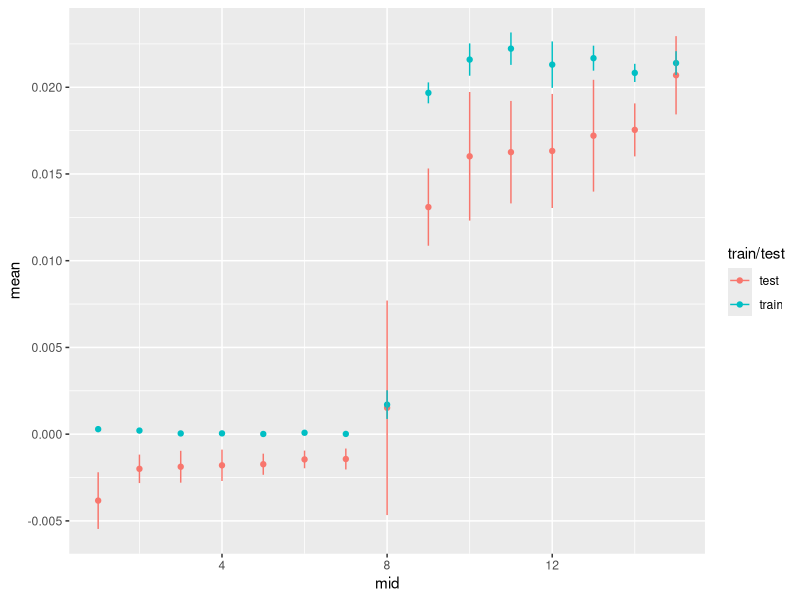
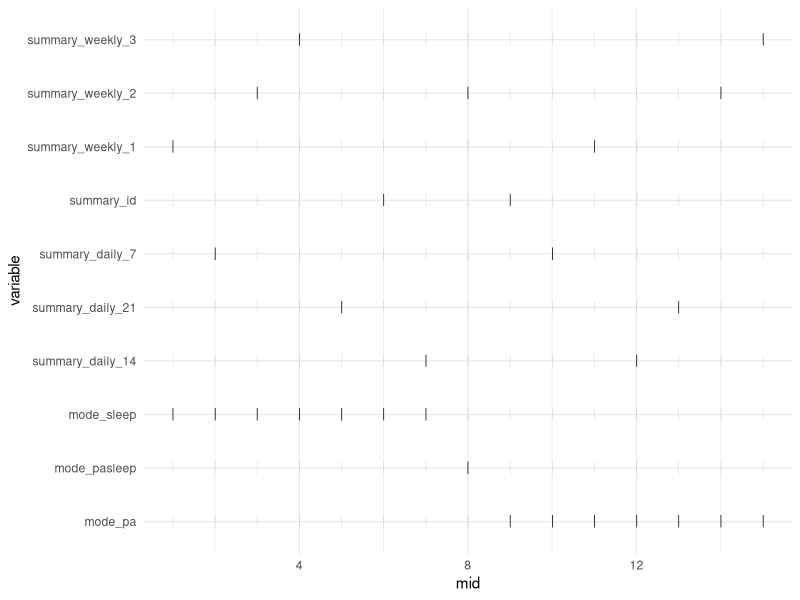
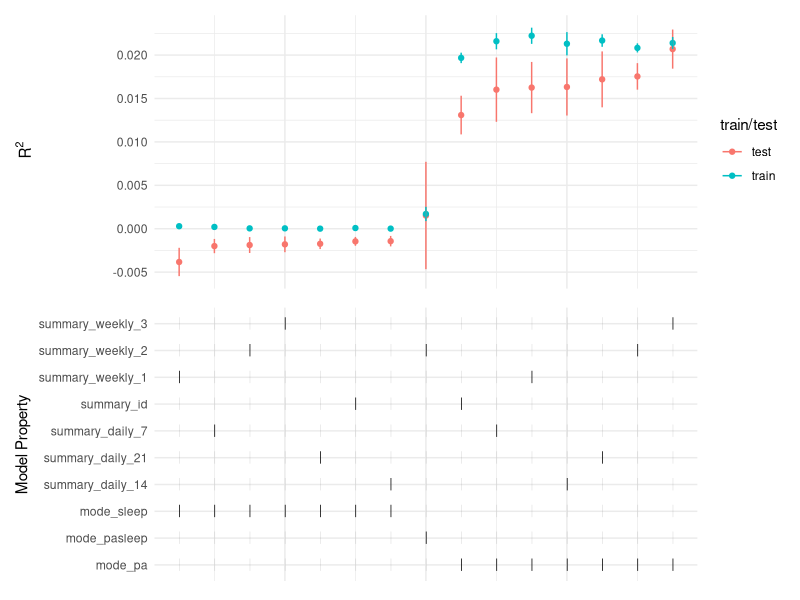

Source code (R) for these figures, in order:
## ---- chunk 1
knitr::opts_chunk$set(echo = TRUE)
library(data.table)
library(ggplot2)
## ---- chunk 2
scores <- fread('model_train_test_scores.csv')
scores[, c('cv_iter', 'time') := list(
  ifelse(cv_iter == '', time, cv_iter),
  ifelse(cv_iter == '', '', time))]

# scores[, score_test := fifelse(score_test < 0, 0, qnorm(score_test))]
# scores[, score_train := fifelse(score_train < 0, 0, qnorm(score_train))]
scores_summary <- scores[, list(mean_train = mean(score_train),
                                mean_test = mean(score_test),
                                se_train = sd(score_train) / sqrt(.N),
                                se_test = sd(score_test) / sqrt(.N)),
                         by = c('mode', 'summary', 'time')]
scores_summary[, c('l_train', 'u_train',
                   'l_test', 'u_test') := list(
                     mean_train - 2*se_train,
                     mean_train + 2*se_train,
                     mean_test - 2*se_test,
                     mean_test + 2*se_test)]
setorder(scores_summary, mean_test)
scores_summary[, mid := 1:.N]
scores_summary_l <- melt(scores_summary, id.vars = c('mode', 'summary', 'time', 'mid'))
scores_summary_l[, c('variable', 'train/test') := list(gsub('(.*)_(.*)', '\\1', variable),
                                                 gsub('(.*)_(.*)', '\\2', variable))]
scores_summary_w <- dcast(scores_summary_l, ... ~ variable)
ggplot(scores_summary_w, aes(x = mid, y = mean, group = `train/test`, color = `train/test`)) + 
  geom_point() + 
  geom_errorbar(aes(ymin = l, ymax = u), width = 0)

model_summary <- unique(scores_summary_w[, c('mode', 'summary', 'time', 'mid')])
model_summary[, time := ifelse(time == '', '', paste0('_', time))]
model_summary[, c('summary', 'time') := list(paste0(summary, time), NULL)]
model_summary_l <- melt(model_summary, id.vars = 'mid')
model_summary_l[, tick := 1]
model_summary_l[, c('variable', 'value') := list(paste(variable, value, sep = '_'), NULL)]
model_summary_w <- dcast(model_summary_l, ... ~ variable, value.var = 'tick', fill = 0)
model_summary_w_l <- melt(model_summary_w, id.vars = 'mid')
ggplot(model_summary_w_l, aes(x = mid, y = variable)) + 
  geom_point(aes(alpha = as.factor(value)), shape = '|', size = 3) +
  theme_minimal() + 
  theme(legend.position = 'none')

library(patchwork)
ggplot(scores_summary_w, aes(x = mid, y = mean, group = `train/test`, color = `train/test`)) + 
  geom_point() + 
  geom_errorbar(aes(ymin = l, ymax = u), width = 0) + 
  labs(y = ~R^2) + 
  theme_minimal() + 
  theme(axis.text.x = element_blank(),
        axis.title.x = element_blank()) + 
ggplot(model_summary_w_l, aes(x = mid, y = variable)) + 
  geom_point(aes(alpha = as.factor(value)), shape = '|', size = 3) +
  theme_minimal() + 
  theme(legend.position = 'none',
        axis.text.x = element_blank(),
        axis.title.x = element_blank()) +
  labs(y = 'Model Property') + 
plot_layout(design = "A\nB")
  
